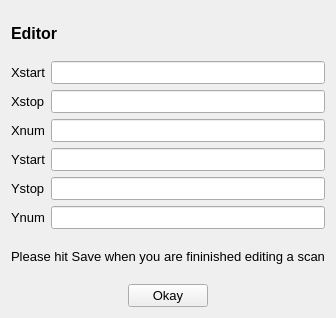
<?xml version="1.0" encoding="UTF-8"?>
<ui version="4.0">
 <class>Form</class>
 <widget class="QWidget" name="Form">
  <property name="geometry">
   <rect>
    <x>0</x>
    <y>0</y>
    <width>328</width>
    <height>318</height>
   </rect>
  </property>
  <property name="windowTitle">
   <string>Form</string>
  </property>
  <layout class="QVBoxLayout" name="verticalLayout">
   <item>
    <layout class="QHBoxLayout" name="horizontalLayout">
     <item>
      <widget class="QLabel" name="label_3">
       <property name="font">
        <font>
         <pointsize>12</pointsize>
         <weight>75</weight>
         <bold>true</bold>
        </font>
       </property>
       <property name="text">
        <string>Editor</string>
       </property>
      </widget>
     </item>
     <item>
      <spacer name="horizontalSpacer">
       <property name="orientation">
        <enum>Qt::Horizontal</enum>
       </property>
       <property name="sizeHint" stdset="0">
        <size>
         <width>40</width>
         <height>20</height>
        </size>
       </property>
      </spacer>
     </item>
     <item>
      <widget class="QLabel" name="E0">
       <property name="font">
        <font>
         <pointsize>10</pointsize>
        </font>
       </property>
       <property name="text">
        <string/>
       </property>
      </widget>
     </item>
    </layout>
   </item>
   <item>
    <layout class="QGridLayout" name="gridLayout_2">
     <item row="3" column="2">
      <widget class="QLineEdit" name="ystart">
       <property name="font">
        <font>
         <pointsize>10</pointsize>
        </font>
       </property>
      </widget>
     </item>
     <item row="4" column="2">
      <widget class="QLineEdit" name="ystop">
       <property name="font">
        <font>
         <pointsize>10</pointsize>
        </font>
       </property>
      </widget>
     </item>
     <item row="5" column="0">
      <widget class="QLabel" name="label_4">
       <property name="font">
        <font>
         <pointsize>10</pointsize>
        </font>
       </property>
       <property name="text">
        <string>Ynum</string>
       </property>
      </widget>
     </item>
     <item row="2" column="0">
      <widget class="QLabel" name="label">
       <property name="font">
        <font>
         <pointsize>10</pointsize>
        </font>
       </property>
       <property name="text">
        <string>Xnum</string>
       </property>
      </widget>
     </item>
     <item row="5" column="2">
      <widget class="QLineEdit" name="ynum">
       <property name="font">
        <font>
         <pointsize>10</pointsize>
        </font>
       </property>
      </widget>
     </item>
     <item row="4" column="0">
      <widget class="QLabel" name="label_10">
       <property name="font">
        <font>
         <pointsize>10</pointsize>
        </font>
       </property>
       <property name="text">
        <string>Ystop</string>
       </property>
      </widget>
     </item>
     <item row="1" column="0">
      <widget class="QLabel" name="label_7">
       <property name="font">
        <font>
         <pointsize>10</pointsize>
        </font>
       </property>
       <property name="text">
        <string>Xstop</string>
       </property>
      </widget>
     </item>
     <item row="2" column="2">
      <widget class="QLineEdit" name="xnum">
       <property name="font">
        <font>
         <pointsize>10</pointsize>
        </font>
       </property>
      </widget>
     </item>
     <item row="0" column="2">
      <widget class="QLineEdit" name="xstart">
       <property name="font">
        <font>
         <pointsize>10</pointsize>
        </font>
       </property>
      </widget>
     </item>
     <item row="3" column="0">
      <widget class="QLabel" name="label_9">
       <property name="font">
        <font>
         <pointsize>10</pointsize>
        </font>
       </property>
       <property name="text">
        <string>Ystart</string>
       </property>
      </widget>
     </item>
     <item row="0" column="0">
      <widget class="QLabel" name="label_6">
       <property name="font">
        <font>
         <pointsize>10</pointsize>
        </font>
       </property>
       <property name="text">
        <string>Xstart</string>
       </property>
      </widget>
     </item>
     <item row="1" column="2">
      <widget class="QLineEdit" name="xstop">
       <property name="font">
        <font>
         <pointsize>10</pointsize>
        </font>
       </property>
      </widget>
     </item>
    </layout>
   </item>
   <item>
    <widget class="QLabel" name="label_2">
     <property name="font">
      <font>
       <pointsize>10</pointsize>
      </font>
     </property>
     <property name="text">
      <string>Please hit Save when you are fininished editing a scan</string>
     </property>
     <property name="alignment">
      <set>Qt::AlignCenter</set>
     </property>
    </widget>
   </item>
   <item>
    <layout class="QHBoxLayout" name="horizontalLayout_5">
     <item>
      <spacer name="horizontalSpacer_3">
       <property name="orientation">
        <enum>Qt::Horizontal</enum>
       </property>
       <property name="sizeHint" stdset="0">
        <size>
         <width>40</width>
         <height>20</height>
        </size>
       </property>
      </spacer>
     </item>
     <item>
      <widget class="QPushButton" name="Okay">
       <property name="font">
        <font>
         <pointsize>10</pointsize>
        </font>
       </property>
       <property name="text">
        <string>Okay</string>
       </property>
      </widget>
     </item>
     <item>
      <spacer name="horizontalSpacer_4">
       <property name="orientation">
        <enum>Qt::Horizontal</enum>
       </property>
       <property name="sizeHint" stdset="0">
        <size>
         <width>40</width>
         <height>20</height>
        </size>
       </property>
      </spacer>
     </item>
    </layout>
   </item>
  </layout>
 </widget>
 <resources/>
 <connections/>
</ui>
